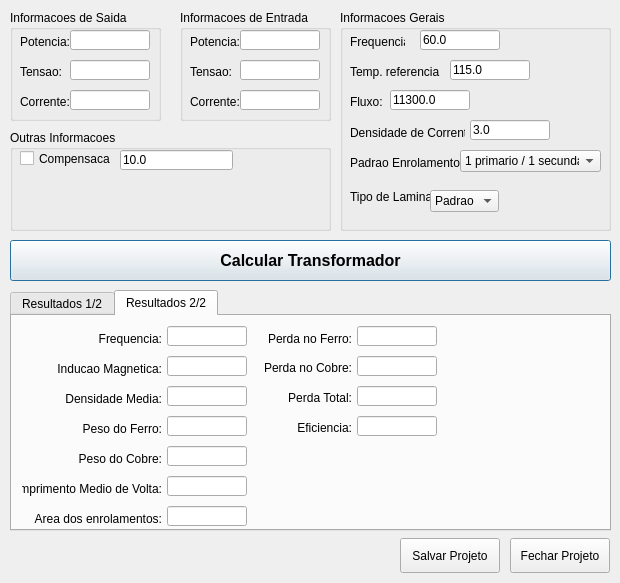
<?xml version="1.0" encoding="UTF-8"?>
<ui version="4.0">
 <class>DialogNew</class>
 <widget class="QDialog" name="DialogNew">
  <property name="geometry">
   <rect>
    <x>0</x>
    <y>0</y>
    <width>620</width>
    <height>583</height>
   </rect>
  </property>
  <property name="windowTitle">
   <string>Helena</string>
  </property>
  <property name="windowIcon">
   <iconset>
    <normaloff>iconPower.ico</normaloff>iconPower.ico</iconset>
  </property>
  <widget class="QGroupBox" name="groupBox_general">
   <property name="geometry">
    <rect>
     <x>340</x>
     <y>10</y>
     <width>271</width>
     <height>221</height>
    </rect>
   </property>
   <property name="title">
    <string>Informacoes Gerais</string>
   </property>
   <widget class="QLabel" name="label_frequency">
    <property name="geometry">
     <rect>
      <x>10</x>
      <y>25</y>
      <width>55</width>
      <height>14</height>
     </rect>
    </property>
    <property name="text">
     <string>Frequencia:</string>
    </property>
   </widget>
   <widget class="QLineEdit" name="lineEdit_frequency">
    <property name="geometry">
     <rect>
      <x>80</x>
      <y>20</y>
      <width>80</width>
      <height>20</height>
     </rect>
    </property>
    <property name="text">
     <string>60.0</string>
    </property>
   </widget>
   <widget class="QLabel" name="label_tempReference">
    <property name="geometry">
     <rect>
      <x>10</x>
      <y>55</y>
      <width>90</width>
      <height>14</height>
     </rect>
    </property>
    <property name="text">
     <string>Temp. referencia:</string>
    </property>
   </widget>
   <widget class="QLineEdit" name="lineEdit_tempReference">
    <property name="geometry">
     <rect>
      <x>110</x>
      <y>50</y>
      <width>80</width>
      <height>20</height>
     </rect>
    </property>
    <property name="text">
     <string>115.0</string>
    </property>
   </widget>
   <widget class="QLabel" name="label_flux">
    <property name="geometry">
     <rect>
      <x>10</x>
      <y>85</y>
      <width>46</width>
      <height>13</height>
     </rect>
    </property>
    <property name="text">
     <string>Fluxo:</string>
    </property>
   </widget>
   <widget class="QLineEdit" name="lineEdit_flux">
    <property name="geometry">
     <rect>
      <x>50</x>
      <y>80</y>
      <width>80</width>
      <height>20</height>
     </rect>
    </property>
    <property name="text">
     <string>11300.0</string>
    </property>
   </widget>
   <widget class="QLabel" name="label_currentDensity">
    <property name="geometry">
     <rect>
      <x>10</x>
      <y>115</y>
      <width>115</width>
      <height>16</height>
     </rect>
    </property>
    <property name="text">
     <string>Densidade de Corrente:</string>
    </property>
   </widget>
   <widget class="QLineEdit" name="lineEdit_currentDensity">
    <property name="geometry">
     <rect>
      <x>130</x>
      <y>110</y>
      <width>80</width>
      <height>20</height>
     </rect>
    </property>
    <property name="text">
     <string>3.0</string>
    </property>
   </widget>
   <widget class="QLabel" name="label_style">
    <property name="geometry">
     <rect>
      <x>10</x>
      <y>145</y>
      <width>111</width>
      <height>16</height>
     </rect>
    </property>
    <property name="text">
     <string>Padrao Enrolamentos:</string>
    </property>
   </widget>
   <widget class="QComboBox" name="comboBox_style">
    <property name="geometry">
     <rect>
      <x>120</x>
      <y>140</y>
      <width>141</width>
      <height>22</height>
     </rect>
    </property>
    <item>
     <property name="text">
      <string>1 primario / 1 secundario</string>
     </property>
    </item>
    <item>
     <property name="text">
      <string>1 primario / 2 secundario</string>
     </property>
    </item>
    <item>
     <property name="text">
      <string>2 primario / 1 secundario</string>
     </property>
    </item>
    <item>
     <property name="text">
      <string>2 primario / 2 secundario</string>
     </property>
    </item>
   </widget>
   <widget class="QLabel" name="label_lamina">
    <property name="geometry">
     <rect>
      <x>10</x>
      <y>180</y>
      <width>81</width>
      <height>14</height>
     </rect>
    </property>
    <property name="text">
     <string>Tipo de Lamina:</string>
    </property>
   </widget>
   <widget class="QComboBox" name="comboBox_lamina">
    <property name="geometry">
     <rect>
      <x>90</x>
      <y>180</y>
      <width>69</width>
      <height>22</height>
     </rect>
    </property>
    <item>
     <property name="text">
      <string>Padrao</string>
     </property>
    </item>
    <item>
     <property name="text">
      <string>Comprida</string>
     </property>
    </item>
    <item>
     <property name="text">
      <string>Com GAP</string>
     </property>
    </item>
   </widget>
  </widget>
  <widget class="QGroupBox" name="groupBox">
   <property name="geometry">
    <rect>
     <x>10</x>
     <y>130</y>
     <width>321</width>
     <height>101</height>
    </rect>
   </property>
   <property name="title">
    <string>Outras Informacoes</string>
   </property>
   <widget class="QCheckBox" name="checkBox_compensation">
    <property name="geometry">
     <rect>
      <x>10</x>
      <y>20</y>
      <width>91</width>
      <height>17</height>
     </rect>
    </property>
    <property name="text">
     <string>Compensacao:</string>
    </property>
   </widget>
   <widget class="QLineEdit" name="lineEdit_compensation">
    <property name="geometry">
     <rect>
      <x>110</x>
      <y>20</y>
      <width>113</width>
      <height>20</height>
     </rect>
    </property>
    <property name="text">
     <string>10.0</string>
    </property>
   </widget>
  </widget>
  <widget class="QPushButton" name="pushButton_calculate">
   <property name="geometry">
    <rect>
     <x>10</x>
     <y>240</y>
     <width>601</width>
     <height>41</height>
    </rect>
   </property>
   <property name="font">
    <font>
     <pointsize>12</pointsize>
     <weight>75</weight>
     <bold>true</bold>
    </font>
   </property>
   <property name="text">
    <string>Calcular Transformador</string>
   </property>
  </widget>
  <widget class="QGroupBox" name="groupBox_Output">
   <property name="geometry">
    <rect>
     <x>10</x>
     <y>10</y>
     <width>151</width>
     <height>111</height>
    </rect>
   </property>
   <property name="title">
    <string>Informacoes de Saida</string>
   </property>
   <widget class="QLabel" name="label_voltageOut">
    <property name="geometry">
     <rect>
      <x>10</x>
      <y>55</y>
      <width>50</width>
      <height>14</height>
     </rect>
    </property>
    <property name="text">
     <string>Tensao:</string>
    </property>
   </widget>
   <widget class="QLabel" name="label_powerOut">
    <property name="geometry">
     <rect>
      <x>10</x>
      <y>25</y>
      <width>50</width>
      <height>14</height>
     </rect>
    </property>
    <property name="text">
     <string>Potencia:</string>
    </property>
   </widget>
   <widget class="QLabel" name="label_currentOut">
    <property name="geometry">
     <rect>
      <x>10</x>
      <y>85</y>
      <width>50</width>
      <height>14</height>
     </rect>
    </property>
    <property name="text">
     <string>Corrente:</string>
    </property>
   </widget>
   <widget class="QLineEdit" name="lineEdit_powerOut">
    <property name="geometry">
     <rect>
      <x>60</x>
      <y>20</y>
      <width>80</width>
      <height>20</height>
     </rect>
    </property>
   </widget>
   <widget class="QLineEdit" name="lineEdit_voltageOut">
    <property name="geometry">
     <rect>
      <x>60</x>
      <y>50</y>
      <width>80</width>
      <height>20</height>
     </rect>
    </property>
   </widget>
   <widget class="QLineEdit" name="lineEdit_currentOut">
    <property name="geometry">
     <rect>
      <x>60</x>
      <y>80</y>
      <width>80</width>
      <height>20</height>
     </rect>
    </property>
   </widget>
  </widget>
  <widget class="QTabWidget" name="tabWidget">
   <property name="geometry">
    <rect>
     <x>10</x>
     <y>290</y>
     <width>601</width>
     <height>241</height>
    </rect>
   </property>
   <property name="currentIndex">
    <number>1</number>
   </property>
   <widget class="QWidget" name="result_1">
    <attribute name="title">
     <string>Resultados 1/2</string>
    </attribute>
    <widget class="QGroupBox" name="groupBox_output_result">
     <property name="geometry">
      <rect>
       <x>12</x>
       <y>10</y>
       <width>231</width>
       <height>195</height>
      </rect>
     </property>
     <property name="title">
      <string>Saida</string>
     </property>
     <widget class="QLabel" name="label_powerOut_result">
      <property name="geometry">
       <rect>
        <x>10</x>
        <y>20</y>
        <width>120</width>
        <height>16</height>
       </rect>
      </property>
      <property name="layoutDirection">
       <enum>Qt::LeftToRight</enum>
      </property>
      <property name="text">
       <string>Potencia de Saida:</string>
      </property>
      <property name="alignment">
       <set>Qt::AlignRight|Qt::AlignTrailing|Qt::AlignVCenter</set>
      </property>
     </widget>
     <widget class="QLineEdit" name="lineEdit_voltageOut_result">
      <property name="geometry">
       <rect>
        <x>135</x>
        <y>45</y>
        <width>80</width>
        <height>20</height>
       </rect>
      </property>
     </widget>
     <widget class="QLabel" name="label_awgWireOut_result">
      <property name="geometry">
       <rect>
        <x>10</x>
        <y>110</y>
        <width>120</width>
        <height>13</height>
       </rect>
      </property>
      <property name="text">
       <string>Fio AWG de Saida:</string>
      </property>
      <property name="alignment">
       <set>Qt::AlignRight|Qt::AlignTrailing|Qt::AlignVCenter</set>
      </property>
     </widget>
     <widget class="QLineEdit" name="lineEdit_awgWireOut_result">
      <property name="geometry">
       <rect>
        <x>135</x>
        <y>105</y>
        <width>80</width>
        <height>20</height>
       </rect>
      </property>
     </widget>
     <widget class="QLineEdit" name="lineEdit_turnOut_result">
      <property name="geometry">
       <rect>
        <x>135</x>
        <y>135</y>
        <width>80</width>
        <height>20</height>
       </rect>
      </property>
     </widget>
     <widget class="QLabel" name="label_densityOut_result">
      <property name="geometry">
       <rect>
        <x>10</x>
        <y>170</y>
        <width>120</width>
        <height>16</height>
       </rect>
      </property>
      <property name="text">
       <string>Densidade de Saida:</string>
      </property>
      <property name="alignment">
       <set>Qt::AlignRight|Qt::AlignTrailing|Qt::AlignVCenter</set>
      </property>
     </widget>
     <widget class="QLineEdit" name="lineEdit_currentOut_output">
      <property name="geometry">
       <rect>
        <x>135</x>
        <y>75</y>
        <width>80</width>
        <height>20</height>
       </rect>
      </property>
     </widget>
     <widget class="QLineEdit" name="lineEdit_powerOut_result">
      <property name="geometry">
       <rect>
        <x>135</x>
        <y>15</y>
        <width>80</width>
        <height>20</height>
       </rect>
      </property>
     </widget>
     <widget class="QLabel" name="label_currentOut_result">
      <property name="geometry">
       <rect>
        <x>10</x>
        <y>80</y>
        <width>120</width>
        <height>16</height>
       </rect>
      </property>
      <property name="text">
       <string>Corrente de Saida:</string>
      </property>
      <property name="alignment">
       <set>Qt::AlignRight|Qt::AlignTrailing|Qt::AlignVCenter</set>
      </property>
     </widget>
     <widget class="QLabel" name="label_voltageOut_result">
      <property name="geometry">
       <rect>
        <x>10</x>
        <y>50</y>
        <width>120</width>
        <height>16</height>
       </rect>
      </property>
      <property name="text">
       <string>Tensao de Saida:</string>
      </property>
      <property name="alignment">
       <set>Qt::AlignRight|Qt::AlignTrailing|Qt::AlignVCenter</set>
      </property>
     </widget>
     <widget class="QLabel" name="label_turnOut_result">
      <property name="geometry">
       <rect>
        <x>10</x>
        <y>140</y>
        <width>120</width>
        <height>20</height>
       </rect>
      </property>
      <property name="text">
       <string>Nº de voltas na Saida:</string>
      </property>
      <property name="alignment">
       <set>Qt::AlignRight|Qt::AlignTrailing|Qt::AlignVCenter</set>
      </property>
     </widget>
     <widget class="QLineEdit" name="lineEdit_densityOut_result">
      <property name="geometry">
       <rect>
        <x>135</x>
        <y>165</y>
        <width>80</width>
        <height>20</height>
       </rect>
      </property>
     </widget>
    </widget>
    <widget class="QGroupBox" name="groupBox_input_result">
     <property name="geometry">
      <rect>
       <x>350</x>
       <y>10</y>
       <width>231</width>
       <height>195</height>
      </rect>
     </property>
     <property name="title">
      <string>Entrada</string>
     </property>
     <widget class="QLabel" name="label_powerIn_result">
      <property name="geometry">
       <rect>
        <x>10</x>
        <y>20</y>
        <width>120</width>
        <height>16</height>
       </rect>
      </property>
      <property name="layoutDirection">
       <enum>Qt::LeftToRight</enum>
      </property>
      <property name="text">
       <string>Potencia de Entrada:</string>
      </property>
      <property name="alignment">
       <set>Qt::AlignRight|Qt::AlignTrailing|Qt::AlignVCenter</set>
      </property>
     </widget>
     <widget class="QLineEdit" name="lineEdit_voltageIn_result">
      <property name="geometry">
       <rect>
        <x>135</x>
        <y>45</y>
        <width>80</width>
        <height>20</height>
       </rect>
      </property>
     </widget>
     <widget class="QLabel" name="label_awgWireIn_result">
      <property name="geometry">
       <rect>
        <x>10</x>
        <y>110</y>
        <width>120</width>
        <height>13</height>
       </rect>
      </property>
      <property name="text">
       <string>Fio AWG de Entrada:</string>
      </property>
      <property name="alignment">
       <set>Qt::AlignRight|Qt::AlignTrailing|Qt::AlignVCenter</set>
      </property>
     </widget>
     <widget class="QLineEdit" name="lineEdit_awgWireIn_result">
      <property name="geometry">
       <rect>
        <x>135</x>
        <y>105</y>
        <width>80</width>
        <height>20</height>
       </rect>
      </property>
     </widget>
     <widget class="QLineEdit" name="lineEdit_turnIn_result">
      <property name="geometry">
       <rect>
        <x>135</x>
        <y>135</y>
        <width>80</width>
        <height>20</height>
       </rect>
      </property>
     </widget>
     <widget class="QLabel" name="label_densityIn_result">
      <property name="geometry">
       <rect>
        <x>10</x>
        <y>170</y>
        <width>120</width>
        <height>16</height>
       </rect>
      </property>
      <property name="text">
       <string>Densidade de Entrada:</string>
      </property>
      <property name="alignment">
       <set>Qt::AlignRight|Qt::AlignTrailing|Qt::AlignVCenter</set>
      </property>
     </widget>
     <widget class="QLineEdit" name="lineEdit_currentIn_result">
      <property name="geometry">
       <rect>
        <x>135</x>
        <y>75</y>
        <width>80</width>
        <height>20</height>
       </rect>
      </property>
     </widget>
     <widget class="QLineEdit" name="lineEdit_powerIn_result">
      <property name="geometry">
       <rect>
        <x>135</x>
        <y>15</y>
        <width>80</width>
        <height>20</height>
       </rect>
      </property>
     </widget>
     <widget class="QLabel" name="label_currentIn_result">
      <property name="geometry">
       <rect>
        <x>10</x>
        <y>80</y>
        <width>120</width>
        <height>16</height>
       </rect>
      </property>
      <property name="text">
       <string>Corrente de Entrada:</string>
      </property>
      <property name="alignment">
       <set>Qt::AlignRight|Qt::AlignTrailing|Qt::AlignVCenter</set>
      </property>
     </widget>
     <widget class="QLabel" name="label_voltageIn_result">
      <property name="geometry">
       <rect>
        <x>10</x>
        <y>50</y>
        <width>120</width>
        <height>16</height>
       </rect>
      </property>
      <property name="text">
       <string>Tensao de Entrada:</string>
      </property>
      <property name="alignment">
       <set>Qt::AlignRight|Qt::AlignTrailing|Qt::AlignVCenter</set>
      </property>
     </widget>
     <widget class="QLabel" name="label_turnIn_result">
      <property name="geometry">
       <rect>
        <x>10</x>
        <y>140</y>
        <width>120</width>
        <height>20</height>
       </rect>
      </property>
      <property name="text">
       <string>Nº de voltas na Entrada:</string>
      </property>
      <property name="alignment">
       <set>Qt::AlignRight|Qt::AlignTrailing|Qt::AlignVCenter</set>
      </property>
     </widget>
     <widget class="QLineEdit" name="lineEdit_densityIn_result">
      <property name="geometry">
       <rect>
        <x>135</x>
        <y>165</y>
        <width>80</width>
        <height>20</height>
       </rect>
      </property>
     </widget>
    </widget>
   </widget>
   <widget class="QWidget" name="result_2">
    <attribute name="title">
     <string>Resultados 2/2</string>
    </attribute>
    <widget class="QLabel" name="label_frequency_result">
     <property name="geometry">
      <rect>
       <x>10</x>
       <y>15</y>
       <width>140</width>
       <height>16</height>
      </rect>
     </property>
     <property name="text">
      <string>Frequencia:</string>
     </property>
     <property name="alignment">
      <set>Qt::AlignRight|Qt::AlignTrailing|Qt::AlignVCenter</set>
     </property>
    </widget>
    <widget class="QLabel" name="label_induction_result">
     <property name="geometry">
      <rect>
       <x>10</x>
       <y>45</y>
       <width>140</width>
       <height>16</height>
      </rect>
     </property>
     <property name="text">
      <string>Inducao Magnetica:</string>
     </property>
     <property name="alignment">
      <set>Qt::AlignRight|Qt::AlignTrailing|Qt::AlignVCenter</set>
     </property>
    </widget>
    <widget class="QLabel" name="label_density_result">
     <property name="geometry">
      <rect>
       <x>10</x>
       <y>75</y>
       <width>140</width>
       <height>16</height>
      </rect>
     </property>
     <property name="text">
      <string>Densidade Media:</string>
     </property>
     <property name="alignment">
      <set>Qt::AlignRight|Qt::AlignTrailing|Qt::AlignVCenter</set>
     </property>
    </widget>
    <widget class="QLabel" name="label_weightIron_result">
     <property name="geometry">
      <rect>
       <x>10</x>
       <y>105</y>
       <width>140</width>
       <height>16</height>
      </rect>
     </property>
     <property name="text">
      <string>Peso do Ferro:</string>
     </property>
     <property name="alignment">
      <set>Qt::AlignRight|Qt::AlignTrailing|Qt::AlignVCenter</set>
     </property>
    </widget>
    <widget class="QLabel" name="label_weightCopper_result">
     <property name="geometry">
      <rect>
       <x>10</x>
       <y>135</y>
       <width>140</width>
       <height>16</height>
      </rect>
     </property>
     <property name="text">
      <string>Peso do Cobre:</string>
     </property>
     <property name="alignment">
      <set>Qt::AlignRight|Qt::AlignTrailing|Qt::AlignVCenter</set>
     </property>
    </widget>
    <widget class="QLabel" name="label_turnAverageLength_result">
     <property name="geometry">
      <rect>
       <x>10</x>
       <y>165</y>
       <width>140</width>
       <height>16</height>
      </rect>
     </property>
     <property name="text">
      <string>Comprimento Medio de Volta:</string>
     </property>
     <property name="alignment">
      <set>Qt::AlignRight|Qt::AlignTrailing|Qt::AlignVCenter</set>
     </property>
    </widget>
    <widget class="QLabel" name="label_coilArea_result">
     <property name="geometry">
      <rect>
       <x>10</x>
       <y>195</y>
       <width>140</width>
       <height>16</height>
      </rect>
     </property>
     <property name="text">
      <string>Area dos enrolamentos:</string>
     </property>
     <property name="alignment">
      <set>Qt::AlignRight|Qt::AlignTrailing|Qt::AlignVCenter</set>
     </property>
    </widget>
    <widget class="QLabel" name="label_lossIron_result">
     <property name="geometry">
      <rect>
       <x>240</x>
       <y>15</y>
       <width>100</width>
       <height>16</height>
      </rect>
     </property>
     <property name="text">
      <string>Perda no Ferro:</string>
     </property>
     <property name="alignment">
      <set>Qt::AlignRight|Qt::AlignTrailing|Qt::AlignVCenter</set>
     </property>
    </widget>
    <widget class="QLabel" name="label_lossCopper_result">
     <property name="geometry">
      <rect>
       <x>240</x>
       <y>45</y>
       <width>100</width>
       <height>13</height>
      </rect>
     </property>
     <property name="text">
      <string>Perda no Cobre:</string>
     </property>
     <property name="alignment">
      <set>Qt::AlignRight|Qt::AlignTrailing|Qt::AlignVCenter</set>
     </property>
    </widget>
    <widget class="QLabel" name="label_totalLoss_result">
     <property name="geometry">
      <rect>
       <x>240</x>
       <y>75</y>
       <width>100</width>
       <height>13</height>
      </rect>
     </property>
     <property name="text">
      <string>Perda Total:</string>
     </property>
     <property name="alignment">
      <set>Qt::AlignRight|Qt::AlignTrailing|Qt::AlignVCenter</set>
     </property>
    </widget>
    <widget class="QLabel" name="label_efficiency_result">
     <property name="geometry">
      <rect>
       <x>240</x>
       <y>105</y>
       <width>100</width>
       <height>13</height>
      </rect>
     </property>
     <property name="text">
      <string>Eficiencia:</string>
     </property>
     <property name="alignment">
      <set>Qt::AlignRight|Qt::AlignTrailing|Qt::AlignVCenter</set>
     </property>
    </widget>
    <widget class="QLineEdit" name="lineEdit_frequency_result">
     <property name="geometry">
      <rect>
       <x>155</x>
       <y>10</y>
       <width>80</width>
       <height>20</height>
      </rect>
     </property>
    </widget>
    <widget class="QLineEdit" name="lineEdit_induction_result">
     <property name="geometry">
      <rect>
       <x>155</x>
       <y>40</y>
       <width>80</width>
       <height>20</height>
      </rect>
     </property>
    </widget>
    <widget class="QLineEdit" name="lineEdit_density_result">
     <property name="geometry">
      <rect>
       <x>155</x>
       <y>70</y>
       <width>80</width>
       <height>20</height>
      </rect>
     </property>
    </widget>
    <widget class="QLineEdit" name="lineEdit_weightIron_result">
     <property name="geometry">
      <rect>
       <x>155</x>
       <y>100</y>
       <width>80</width>
       <height>20</height>
      </rect>
     </property>
    </widget>
    <widget class="QLineEdit" name="lineEdit_weightCopper_result">
     <property name="geometry">
      <rect>
       <x>155</x>
       <y>130</y>
       <width>80</width>
       <height>20</height>
      </rect>
     </property>
    </widget>
    <widget class="QLineEdit" name="lineEdit_turnAverageLength_result">
     <property name="geometry">
      <rect>
       <x>155</x>
       <y>160</y>
       <width>80</width>
       <height>20</height>
      </rect>
     </property>
    </widget>
    <widget class="QLineEdit" name="lineEdit_coilArea_result">
     <property name="geometry">
      <rect>
       <x>155</x>
       <y>190</y>
       <width>80</width>
       <height>20</height>
      </rect>
     </property>
    </widget>
    <widget class="QLineEdit" name="lineEdit_lossIron_result">
     <property name="geometry">
      <rect>
       <x>345</x>
       <y>10</y>
       <width>80</width>
       <height>20</height>
      </rect>
     </property>
    </widget>
    <widget class="QLineEdit" name="lineEdit_lossCopper_result">
     <property name="geometry">
      <rect>
       <x>345</x>
       <y>40</y>
       <width>80</width>
       <height>20</height>
      </rect>
     </property>
    </widget>
    <widget class="QLineEdit" name="lineEdit_totalLoss_result">
     <property name="geometry">
      <rect>
       <x>345</x>
       <y>70</y>
       <width>80</width>
       <height>20</height>
      </rect>
     </property>
    </widget>
    <widget class="QLineEdit" name="lineEdit_efficiency_result">
     <property name="geometry">
      <rect>
       <x>345</x>
       <y>100</y>
       <width>80</width>
       <height>20</height>
      </rect>
     </property>
    </widget>
   </widget>
  </widget>
  <widget class="QGroupBox" name="groupBox_Input">
   <property name="geometry">
    <rect>
     <x>180</x>
     <y>10</y>
     <width>151</width>
     <height>111</height>
    </rect>
   </property>
   <property name="title">
    <string>Informacoes de Entrada</string>
   </property>
   <widget class="QLabel" name="label_voltageIn">
    <property name="geometry">
     <rect>
      <x>10</x>
      <y>55</y>
      <width>50</width>
      <height>14</height>
     </rect>
    </property>
    <property name="text">
     <string>Tensao:</string>
    </property>
   </widget>
   <widget class="QLabel" name="label_powerIn">
    <property name="geometry">
     <rect>
      <x>10</x>
      <y>25</y>
      <width>50</width>
      <height>14</height>
     </rect>
    </property>
    <property name="text">
     <string>Potencia:</string>
    </property>
   </widget>
   <widget class="QLabel" name="label_currentIn">
    <property name="geometry">
     <rect>
      <x>10</x>
      <y>85</y>
      <width>50</width>
      <height>14</height>
     </rect>
    </property>
    <property name="text">
     <string>Corrente:</string>
    </property>
   </widget>
   <widget class="QLineEdit" name="lineEdit_powerIn">
    <property name="geometry">
     <rect>
      <x>60</x>
      <y>20</y>
      <width>80</width>
      <height>20</height>
     </rect>
    </property>
   </widget>
   <widget class="QLineEdit" name="lineEdit_voltageIn">
    <property name="geometry">
     <rect>
      <x>60</x>
      <y>50</y>
      <width>80</width>
      <height>20</height>
     </rect>
    </property>
   </widget>
   <widget class="QLineEdit" name="lineEdit_currentIn">
    <property name="geometry">
     <rect>
      <x>60</x>
      <y>80</y>
      <width>80</width>
      <height>20</height>
     </rect>
    </property>
   </widget>
  </widget>
  <widget class="QPushButton" name="pushButton_saveProject">
   <property name="geometry">
    <rect>
     <x>400</x>
     <y>538</y>
     <width>100</width>
     <height>35</height>
    </rect>
   </property>
   <property name="text">
    <string>Salvar Projeto</string>
   </property>
  </widget>
  <widget class="QPushButton" name="pushButton_closeProject">
   <property name="geometry">
    <rect>
     <x>510</x>
     <y>538</y>
     <width>100</width>
     <height>35</height>
    </rect>
   </property>
   <property name="text">
    <string>Fechar Projeto</string>
   </property>
  </widget>
 </widget>
 <resources/>
 <connections/>
</ui>
